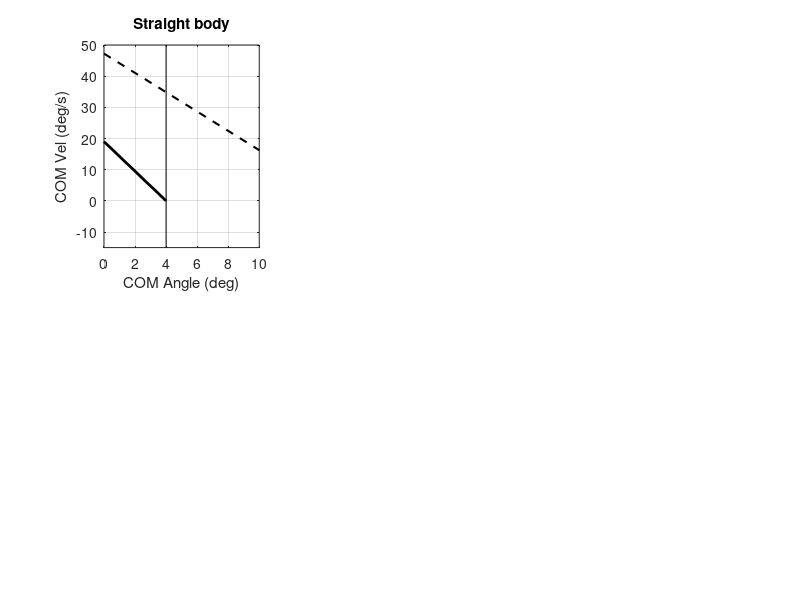

Reproduce this figure in MATLAB. (Note: this script raises an error after producing the figure.)
clear; close all;
offset = 0.00113139;

totals = [10, 10, 10, 5];

for fallMode = 1:3

    figure(1);
    subplot(2, 3, fallMode); 
    plot([4, 4], [-20, 70], 'k')
    hold on; grid on;
    switch(fallMode)
        case 1
            title('Straight body')
        case 2
            title('Vertical trunk')
        case 3
            title('Const hip ang = 40 deg')
    end
    
    xlim([0, 10])
    ylim([-15, 50])

    xlabel('COM Angle (deg)');
    ylabel('COM Vel (deg/s)');

    plot([0, 4], [19, 0], 'k', 'LineWidth', 2)
    plot([0, 15.25], [47.236, 0], 'k--', 'LineWidth', 1.5);

    for fileInd = 1:totals(fallMode)
        fileFolder = ['Mode', num2str(fallMode), '/', num2str(fileInd), '/'];

        posData = importdata([fileFolder, 'AnkleBody_BodyKinematics_pos_global.sto']);
        velData = importdata([fileFolder, 'AnkleBody_BodyKinematics_vel_global.sto']);
        stateData = importdata([fileFolder, 'ankleBody_states.sto']);

        t = posData.data(:, 1);
        com_pos = posData.data(:, 32:33);

        com_pos(:, 1) = com_pos(:, 1) - offset;
        com_vel = sqrt(velData.data(:, 32).^2 + velData.data(:, 33).^2) .* sign(velData.data(:, 32));
        
        com_ang = -atan2d(com_pos(:, 1), com_pos(:, 2));
        comLen = sqrt((com_pos(:, 1) - offset).^2 + com_pos(:, 2).^2);
        
        com_angvel = -com_vel ./ comLen *180/pi;

        if (abs(com_ang(end)) <= 2)
            col = 'k';
        else
            col = 'k--';
        end

        if fileInd >= 7
            if fileInd == 9
                plot(com_ang(1), com_angvel(1), 'sk', 'LineWidth', 1);
            end
        else
            plot(com_ang(1), com_angvel(1), 'xk', 'LineWidth', 2);
        end

        plot(com_ang, com_angvel, 'r');

        if (fileInd == 9)
            subplot(2, 3, fallMode + 3); hold on; grid on;

            stick_figure(stateData, com_ang, comLen);

            xlabel('x (m)');
            ylabel('y (m)');
            xlim([-0.4, 0.8])
            ylim([0, 1.6])
            subplot(2, 3, fallMode);
        end
    end
end

%%
sizeInches = [7 6];
res = 300;
set(gcf,'paperunits','inches','paperposition',[0 0 sizeInches]);
print('resized.tiff','-dtiff',['-r' num2str(res)]);